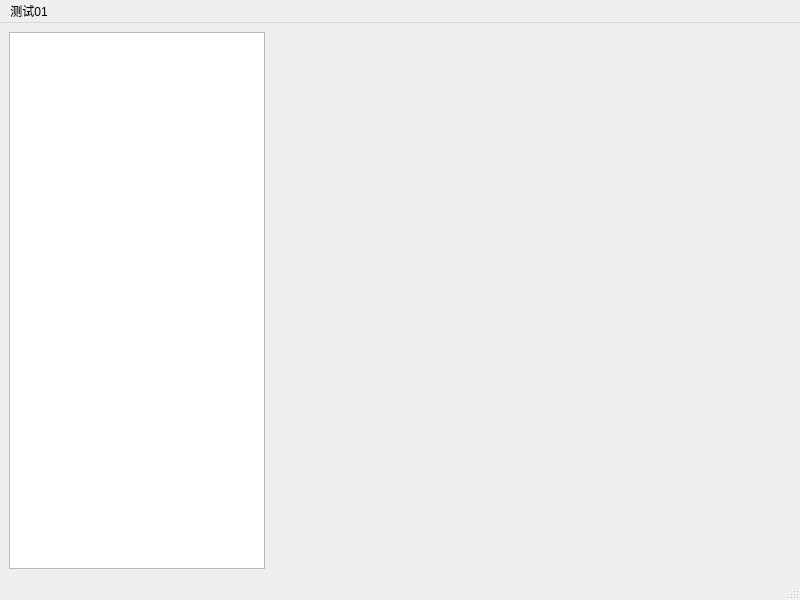
<?xml version="1.0" encoding="UTF-8"?>
<ui version="4.0">
 <class>MainWindow_Test</class>
 <widget class="QMainWindow" name="MainWindow_Test">
  <property name="geometry">
   <rect>
    <x>0</x>
    <y>0</y>
    <width>800</width>
    <height>600</height>
   </rect>
  </property>
  <property name="windowTitle">
   <string>MainWindow</string>
  </property>
  <widget class="QWidget" name="centralwidget">
   <layout class="QHBoxLayout" name="horizontalLayout">
    <item>
     <widget class="QListWidget" name="listWidget">
      <property name="sizePolicy">
       <sizepolicy hsizetype="Preferred" vsizetype="Expanding">
        <horstretch>0</horstretch>
        <verstretch>0</verstretch>
       </sizepolicy>
      </property>
     </widget>
    </item>
    <item>
     <widget class="ChatWgtMain" name="wgtChat" native="true">
      <property name="sizePolicy">
       <sizepolicy hsizetype="Expanding" vsizetype="Expanding">
        <horstretch>0</horstretch>
        <verstretch>0</verstretch>
       </sizepolicy>
      </property>
     </widget>
    </item>
   </layout>
  </widget>
  <widget class="QMenuBar" name="menubar">
   <property name="geometry">
    <rect>
     <x>0</x>
     <y>0</y>
     <width>800</width>
     <height>17</height>
    </rect>
   </property>
   <widget class="QMenu" name="menu_01">
    <property name="title">
     <string>测试01</string>
    </property>
    <addaction name="actionadd"/>
   </widget>
   <addaction name="menu_01"/>
  </widget>
  <widget class="QStatusBar" name="statusbar"/>
  <action name="actionadd">
   <property name="text">
    <string>add</string>
   </property>
  </action>
 </widget>
 <customwidgets>
  <customwidget>
   <class>ChatWgtMain</class>
   <extends>QWidget</extends>
   <header>chatwgtmain.h</header>
   <container>1</container>
  </customwidget>
 </customwidgets>
 <resources/>
 <connections/>
</ui>
